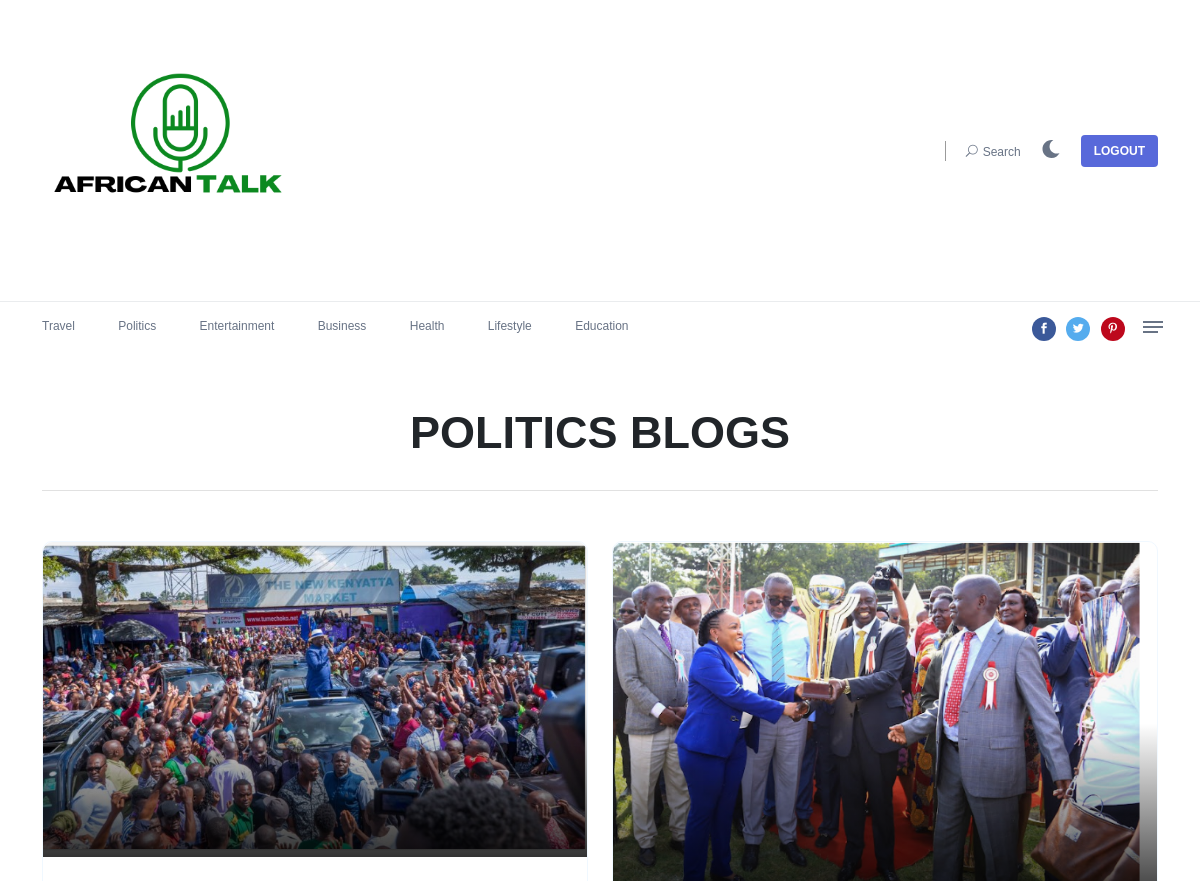
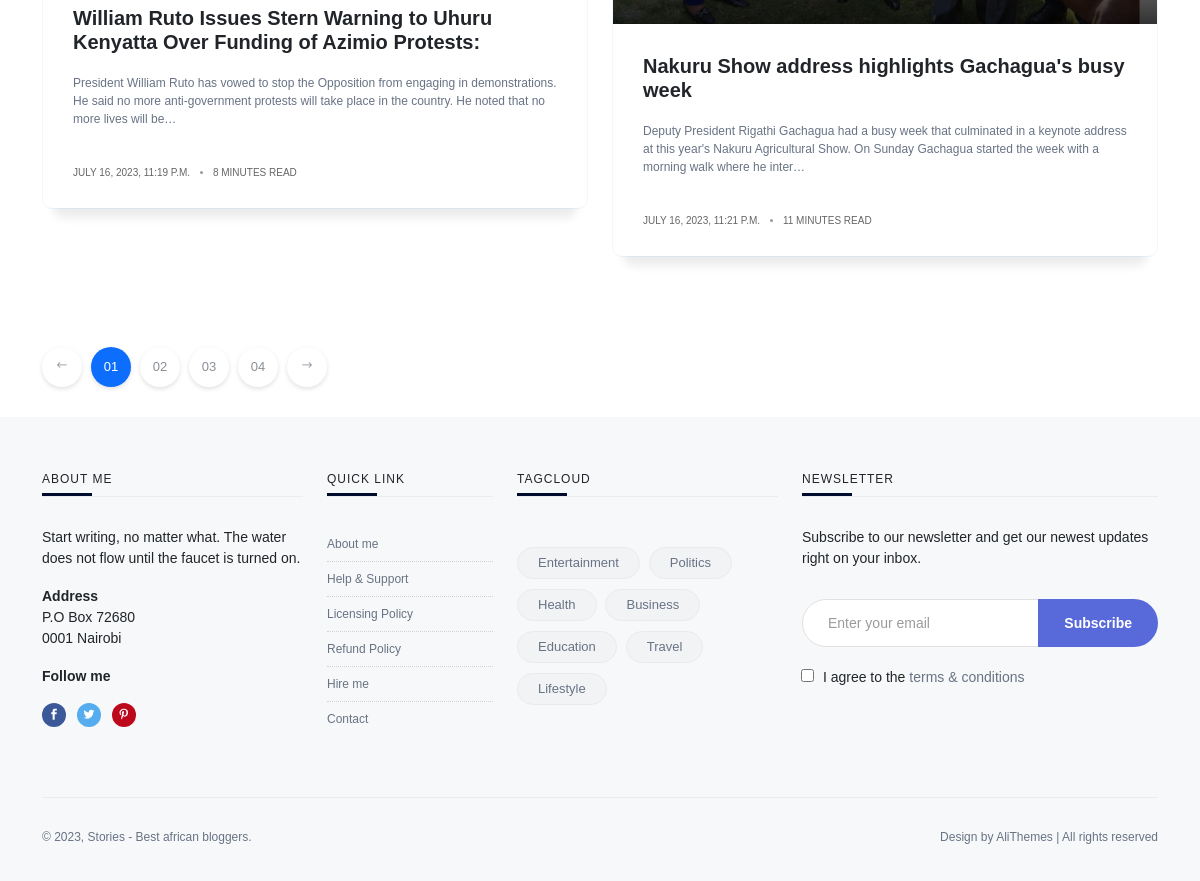
The app's page /politics with its own data (2 pictures, top to bottom).
### posts/models.py (models this page shows, shortened)
class PoliticsBlogs(models.Model):
    image=models.ImageField(upload_to='imgs')
    title=models.CharField(max_length=100)
    body=models.TextField()
    date_posted=models.DateTimeField(default = datetime.now,blank=True)
    time_it_takes_to_read=models.CharField(max_length=20)

### posts/views.py (the view)
# urls.py: path('politics',views.politics,name='politics'),
def politics(request):
    politicsBlogs = PoliticsBlogs.objects.all()
    context ={'politicsBlogs':politicsBlogs}
    return render(request,'posts/politics.html',context)

### posts/templates/posts/politics.html (shortened to what this page needs)
{% extends "base.html" %}
{% block content %}
{% load static %}
    <main>
        <div class="archive-header pt-50 text-center">
            <div class="container">
                <h2 class="font-weight-900">POLITICS BLOGS</h2>
                <div class="bt-1 border-color-1 mt-30 mb-50"></div>
            </div>
        </div>
        <div class="container">
            <div class="loop-list loop-list-style-1">
                <div class="row">
                    {% for blog in politicsBlogs %}
                    <article class="col-md-6 mb-40 wow fadeInUp  animated">
                        <div class="post-card-1 border-radius-10 hover-up">
                            <div class="post-thumb thumb-overlay img-hover-slide position-relative"  >
                                <img src="{{blog.image.url}}">
                            </div>
                            <div class="post-content p-30">
                                <div class="d-flex post-card-content">
                                    <h5 class="post-title mb-20 font-weight-900">
                                        <a href="{% url 'politicsDetailed' blog.id %}">{{blog.title}}</a>
                                    </h5>
                                    <div class="post-excerpt mb-25 font-small text-muted">
                                        <p>{{blog.body|truncatechars:200}}</p>
                                    </div>
                                    <div class="entry-meta meta-1 float-start font-x-small text-uppercase">
                                        <span class="post-on">{{blog.date_posted}}</span>
                                        <span class="time-reading has-dot">{{blog.time_it_takes_to_read}}</span>
                                    </div>
                                </div>
                            </div>
                        </div>
                    </article>
                 {% endfor %}
                </div>
            </div>
            <div class="row mt-50">
                <div class="col-12">
                    <div class="pagination-area mb-30 wow fadeInUp animated">
                        <nav aria-label="Page navigation example">
                            <ul class="pagination justify-content-start">
                                <li class="page-item"><a class="page-link" href="#"><i class="elegant-icon arrow_left"></i></a></li>
                                <li class="page-item active"><a class="page-link" href="#">01</a></li>
                                <li class="page-item"><a class="page-link" href="#">02</a></li>
                                <li class="page-item"><a class="page-link" href="#">03</a></li>
                                <li class="page-item"><a class="page-link" href="#">04</a></li>
                                <li class="page-item"><a class="page-link" href="#"><i class="elegant-icon arrow_right"></i></a></li>
                            </ul>
                        </nav>
                    </div>
                </div>
            </div>
        </div>
    </main>
    {% endblock %}

### static/assets/css/style.css (style rules this page uses)
:root { --color-mode:"light"; --color-primary:#5869DA; --color-secondary:#2d3d8b; --color-success:#09815C; --color-danger:#e3363e; --color-warning:#e38836; --color-info:#4da7d4; --color-light:#f8f9f9; --color-grey:#f7f8f9; --color-dark:#000c2d; --color-muted:#687385; --color-white:#FFFFFF; --primary-border-color:#9b9b9b; --secondary-border-color:#f0f8ff; --mutted-border-color:#eaecee; --box-shadow-normal:0 10px 10px rgba(0,0,0,0.08); --box-shadow-hover:0 4px 60px 0 rgba(0,0,0,0.2); --button-shadow-color-normal:hsla(0,0%,42.4%,0.2); --button-shadow-color-hover:hsla(0,0%,42.4%,0.3); --dark-background: #212529; --dark-mutted-border-color:#3e4451; --dark-color-muted: #b4bfd0; --dark-color-grey: #1f2326; }
.text-muted, .text-muted a { color:var(--color-muted)!important; }
.border-radius-10 { border-radius:10px; }
body { font-family:'Noto Sans JP',sans-serif;font-weight:normal;font-style:normal;font-size:14px; }
h1, h2, h3, h4, h5, h6, .font-heading, .btn, .post-title { font-style:normal;font-weight:500;text-transform:none;font-family:'Noto Sans JP',sans-serif; }
p { margin-bottom:1.2em;font-weight:400 }
h1 a, h2 a, h3 a, h4 a, h5 a, h6 a { color:inherit }
ul { margin:0px;padding:0px }
img, image, video { max-width:100%; }
ul { padding:0;margin:0; }
::placeholder { color:#838383 }
.font-x-small { font-size:10px; }
.font-small { font-size:12px; }
.font-weight-900 { font-weight:900 }
.pagination-area .page-item { margin:0 }
.pagination-area .page-item:first-child { margin:0 }
.pagination-area .page-link, #scrollUp { border:0;font-size:13px;box-shadow:none;outline:0;color:#889097;background:#fff;border-radius:50%;width:40px;height:40px;text-align:center;line-height:40px;padding:0;margin-right:10px;box-shadow:0 2px 4px var(--button-shadow-color-normal),0 0 0 transparent;transition:all .25s cubic-bezier(.02,.01,.47,1); }
.pagination-area .page-item.active .page-link { color:#fff!important; }
.page-item:last-child .page-link, .page-item:first-child .page-link { border-radius:50%!important;background:none; }
.archive-header h2 { font-size:45px; }
.entry-meta span { position:relative; }
.bt-1 { border-top:1px solid; }
.border-color-1 { border-color:rgb(225,225,225); }

### static/assets/css/widgets.css (style rules this page uses)
.entry-meta { line-height:1;color:#666; }
.entry-meta.meta-1 span { margin-right:10px; }
span.has-dot { position:relative;padding-left:10px; }
span.has-dot::before { content:"";width:3px;height:3px;background:#999;border-radius:50%;position:absolute;top:50%;margin-top:-1px;display:block;left:-3px;border-radius:50% }
.img-hover-slide { background-repeat:no-repeat;background-size:cover;background-position:center center;min-height:280px;overflow:hidden; }
.post-card-1 { border:1px solid var(--secondary-border-color);z-index:12;transition:all .25s cubic-bezier(.02,.01,.47,1);position:relative;background:#fff }
.post-card-1::before { content:"";position:absolute;top:10px;right:10px;bottom:0;left:10px;border-radius:10px;box-shadow:var(--box-shadow-normal),0 0 0 transparent;transition:all .25s cubic-bezier(.02,.01,.47,1);z-index:-1; }
.post-card-1 .thumb-overlay { min-height:220px;border-radius:10px 10px 0 0; }
.post-card-1 .post-content { background:#fff;border-radius:0 0 10px 10px; }
.post-card-content { display:flex;flex-direction:column;justify-content:space-between;width:100%;height:100%;min-height:115px; }
.thumb-overlay::before { position:absolute;content:"";width:100%;height:100%;left:0;top:0;background:-webkit-gradient(linear,left top,left bottom,color-stop(50%,transparent),to(rgba(0,0,0,.8)));background:-webkit-linear-gradient(top,transparent 50%,rgba(0,0,0,.8) 100%);background:-o-linear-gradient(top,transparent 50%,rgba(0,0,0,.8) 100%);background:linear-gradient(to bottom,transparent 50%,rgba(0,0,0,.8) 100%);-o-transition:all 0.4s ease;transition:all 0.4s ease;-webkit-transition:all 0.4s ease;-moz-transition:all 0.4s ease;-ms-transition:all 0.4s ease; }
* { box-sizing:border-box; }
.mt-30 { margin-top:30px!important }
.mt-50 { margin-top:50px!important }
.mb-20 { margin-bottom:20px!important }
.mb-25 { margin-bottom:25px!important }
.mb-30 { margin-bottom:30px!important }
.mb-40 { margin-bottom:40px!important }
.mb-50 { margin-bottom:50px!important }
.p-30 { padding:30px!important }
.pt-50 { padding-top:50px!important }

### static/assets/css/responsive.css (style rules this page uses)
@media (min-width:1200px) { .container { max-width:1140px; } }

### records on screen
PoliticsBlogs: image (picture), title "William Ruto Issues Stern Warning to Uhuru Kenyatta Over Funding of Azimio Protests:", body "President William Ruto has vowed to stop the Opposition from engaging in demonstrations. He said no more anti-government protests will take place in the country. He noted that no more lives will be…", date_posted "JULY 16, 2023, 11:19 P.M.", time_it_takes_to_read "8 MINUTES READ"
PoliticsBlogs: image (picture), title "Nakuru Show address highlights Gachagua's busy week", body "Deputy President Rigathi Gachagua had a busy week that culminated in a keynote address at this year's Nakuru Agricultural Show. On Sunday Gachagua started the week with a morning walk where he inter…", date_posted "JULY 16, 2023, 11:21 P.M.", time_it_takes_to_read "11 MINUTES READ"
